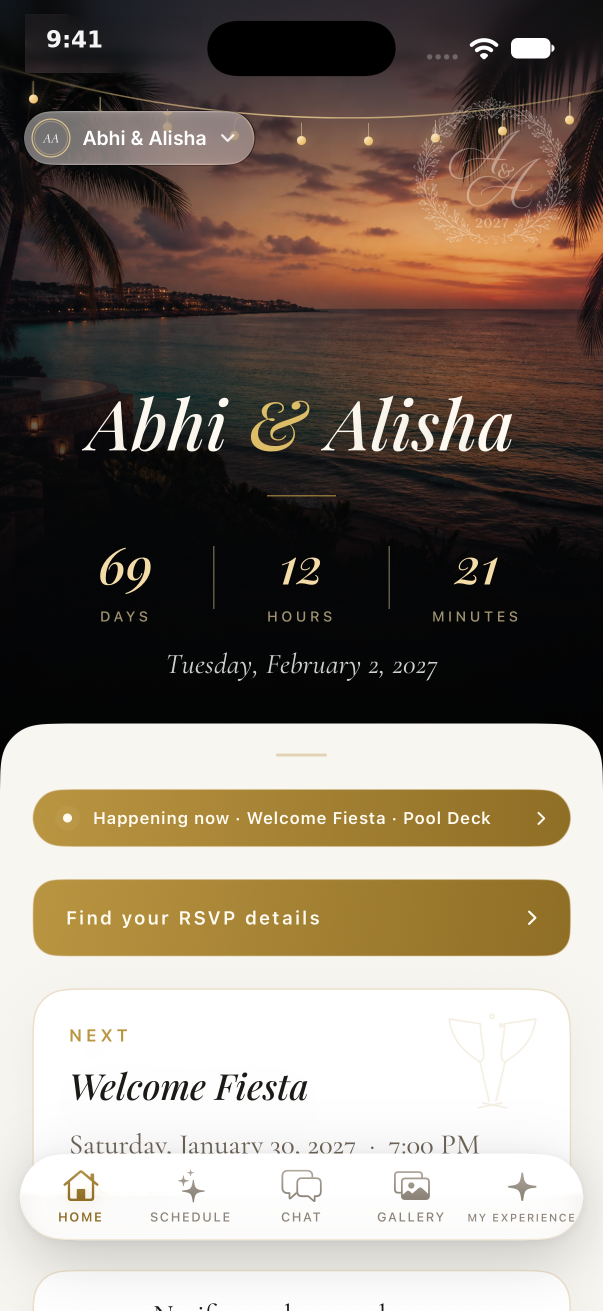
#> input picture screenshots/captures/iphone/01-abhi-and-alisha.png, 1206 x 2622 px (shown at 1/2 size)
$ python fix-status-bar.py ../captures/iphone/01-abhi-and-alisha.png
#> lines starting #> are read from the running program, lines starting #| are printed output that depends on the picture; after the words box and inside, x2 and y2 are one past the last pixel; in counts of white or black regions, pixels touching at a corner belong together
import sys
import numpy as np
import cv2
from PIL import Image, ImageDraw, ImageFont

def retouch(path, thr):
#> called with thr = 60
    im = Image.open(path).convert("RGB")
#> im is the input picture: PIL image 1206x2622 RGB; mean R, G, B 135, 123.7, 112.5
    a = np.array(im)
    ty0, ty1, tx0, tx1 = 28, 146, 50, 404
    region = a[ty0:ty1, tx0:tx1]
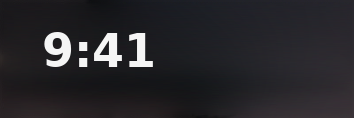
#> region: shape (118, 354, 3); mean R, G, B 41.1, 39.9, 43.6
    bg = np.median(a[ty0:ty1, 795:850].reshape(-1, 3), axis=0)
#> bg = [55, 45, 49]
    dist = np.linalg.norm(region.astype(int) - bg.astype(int), axis=2)
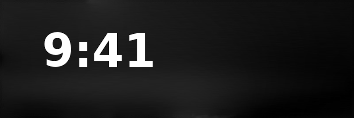
#> dist: shape (118, 354) float64; min 2.45, max 338.4, mean 42.1; drawn with min black and max white
    mask = (dist > thr).astype(np.uint8) * 255
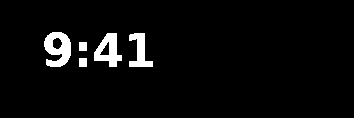
#> mask: shape (118, 354); 4.1% white; 5 white regions, box (x1, y1, x2, y2) and area: (44, 32, 71, 67) 625, (94, 33, 122, 67) 524, (129, 33, 153, 67) 420, (79, 42, 87, 51) 72, (79, 58, 87, 67) 72
    mask = cv2.dilate(mask, np.ones((3, 3), np.uint8), iterations=2)
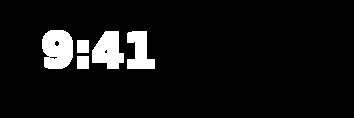
#> mask: shape (118, 354); 6.9% white; 5 white regions, box (x1, y1, x2, y2) and area: (42, 30, 73, 69) 1021, (92, 31, 124, 69) 848, (127, 31, 155, 69) 705, (77, 40, 89, 53) 156, (77, 56, 89, 69) 156
    inpainted = cv2.inpaint(region, mask, 5, cv2.INPAINT_TELEA)
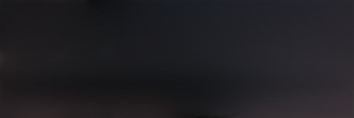
#> inpainted: shape (118, 354, 3); mean R, G, B 32.4, 31.2, 35.1
    a[ty0:ty1, tx0:tx1] = inpainted
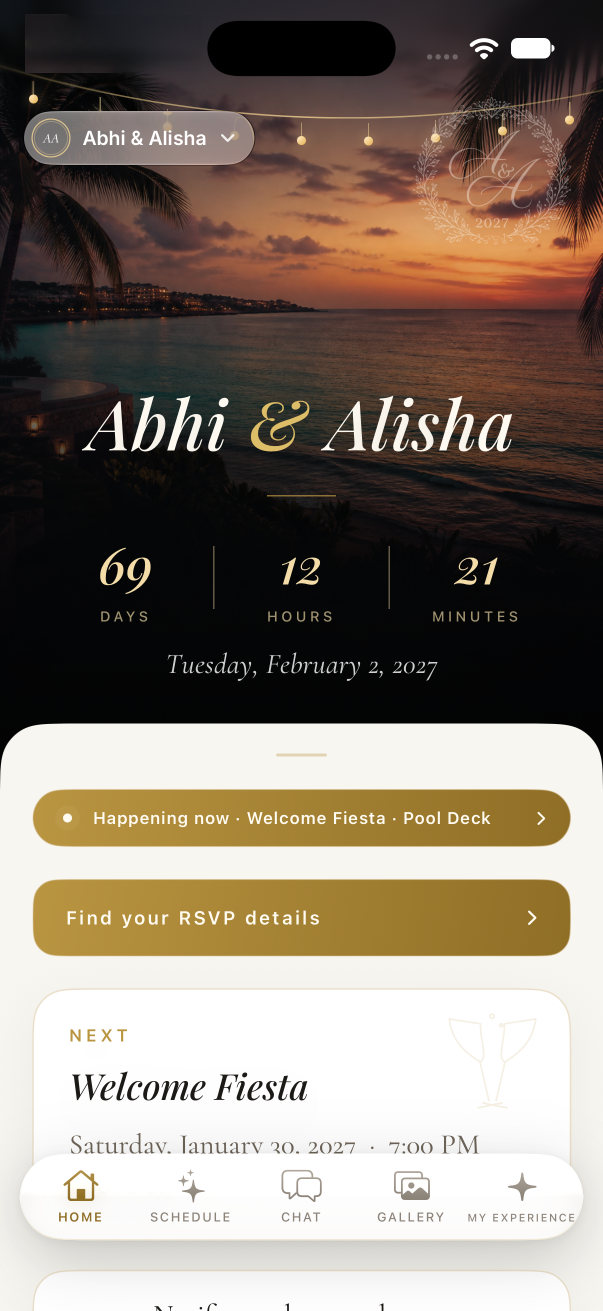
#> a: shape (2622, 1206, 3) (shown at 1/2 size); 0.09% of pixels changed, all inside (x1, y1, x2, y2) = (92, 58, 205, 97)
    out = Image.fromarray(a)
    bright = bg.mean()
#> bright = 49.67
    ink = (28, 28, 30) if bright > 127 else (245, 245, 245)
#> ink = (245, 245, 245)
    font = ImageFont.truetype("/usr/share/fonts/truetype/dejavu/DejaVuSans-Bold.ttf", 46)
    ImageDraw.Draw(out).text((92, 52), "9:41", font=font, fill=ink)
    out.save(path)
    print("done", path)

args = sys.argv[1:]
thrs = {"01-abhi-and-alisha.png": 60, "09-where-is-the-ceremony.png": 45}
for p in args:
    import os
    retouch(p, thrs.get(os.path.basename(p), 30))

$ run again, with screenshots/captures/iphone/02-set-the-mood.png copied over screenshots/captures/iphone/01-abhi-and-alisha.png
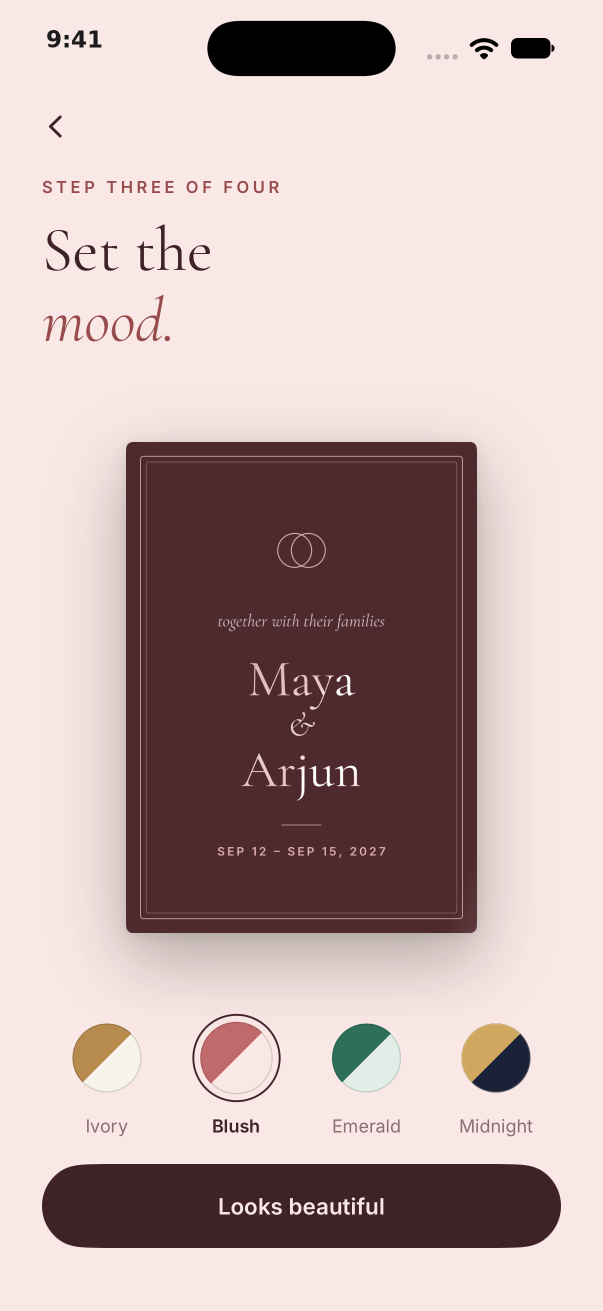
#> input picture screenshots/captures/iphone/02-set-the-mood.png, 1206 x 2622 px (shown at 1/2 size)
#> in retouch, im is the input picture: PIL image 1206x2622 RGB; mean R, G, B 194.7, 173.2, 172.1
#> in retouch, `region = a[ty0:ty1, tx0:tx1]`:
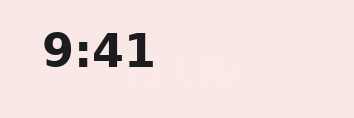
#> region: shape (118, 354, 3); mean R, G, B 240.2, 223.9, 221.1
#> bg = [249, 232, 229]
#> in retouch, `a[ty0:ty1, tx0:tx1] = inpainted`:
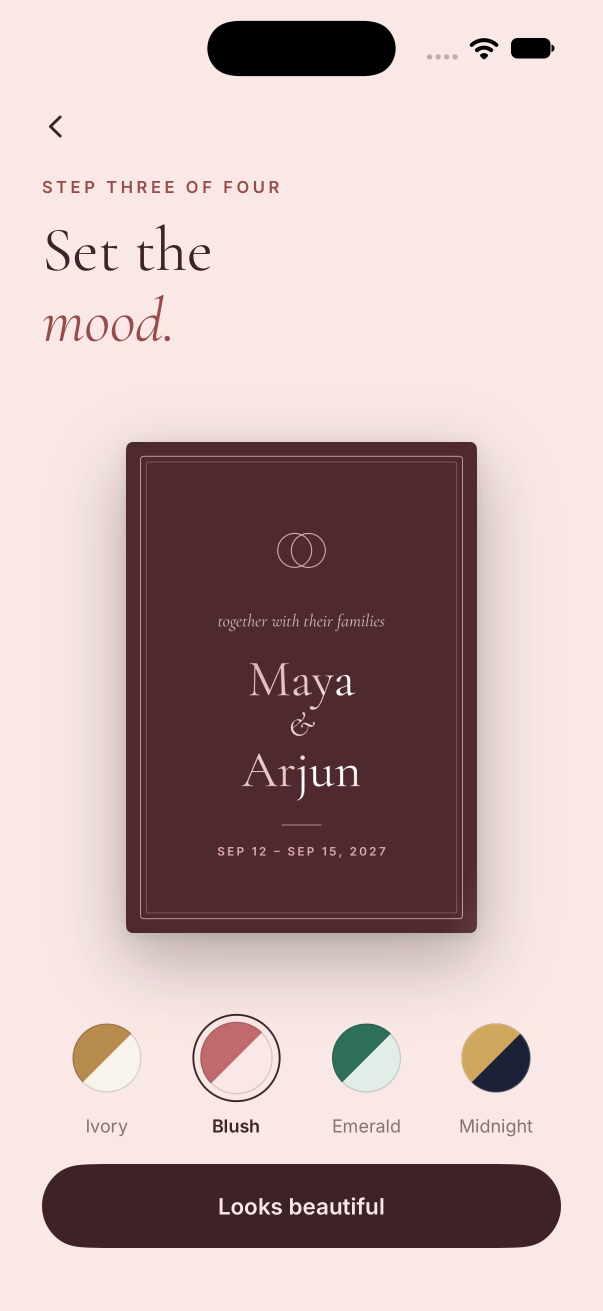
#> a: shape (2622, 1206, 3) (shown at 1/2 size); 0.09% of pixels changed, all inside (x1, y1, x2, y2) = (92, 58, 205, 97)
#> bright = 236.7
#> ink = (28, 28, 30)
